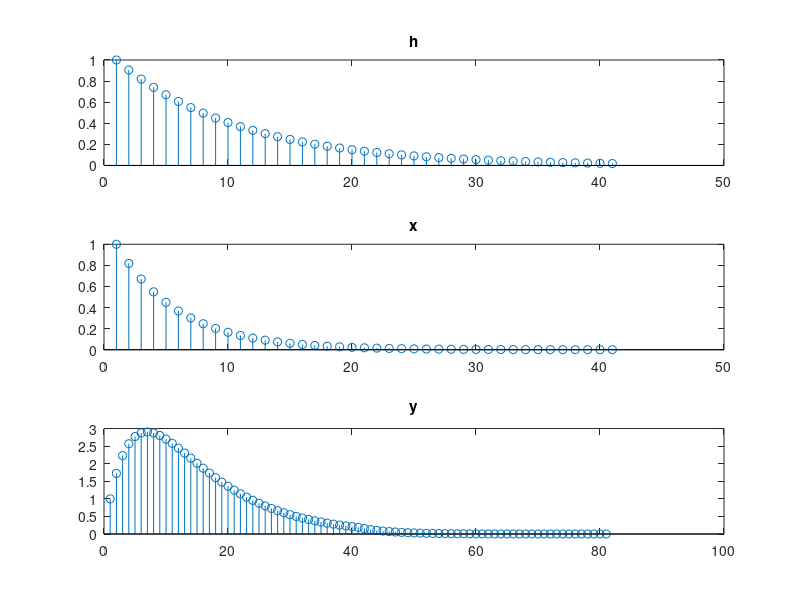

The MATLAB source for this figure:
clear all
n=0:40;
h=exp(-0.1*n);
x=exp(-0.2*n);
y=conv(x,h);
subplot(3,1,1);stem(h);title('h')
subplot(3,1,2);stem(x);title('x');
subplot(3,1,3);stem(y);title('y')